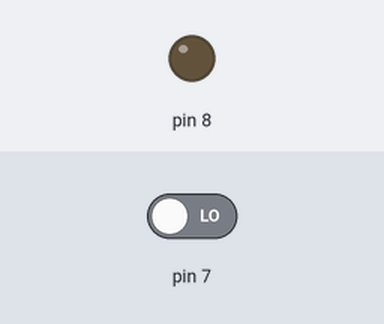
Simulated run of this sketch. Board: Arduino Uno, built with avr-gcc and run on an emulated ATmega328P. Parts: output pins drawn as LEDs (lit = HIGH). The inputs (shaded band) are chosen by the test bench; at power-on: pin 7 LOW.

Above: at 1.2 s.
1.3 s: pin 7 driven HIGH
At 2.4 s:
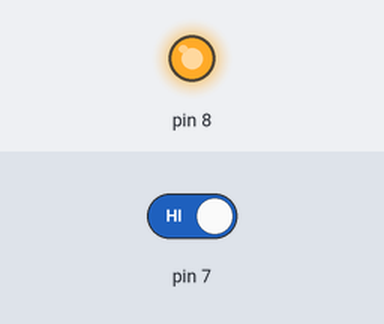
2.8 s: pin 7 driven LOW
At 3.5 s:
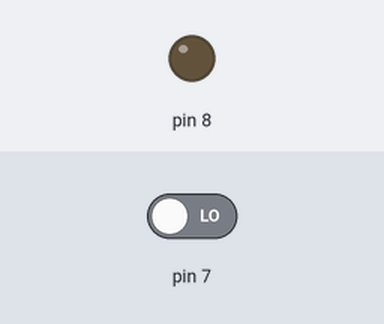
Timing chart, 0 to 5.8 s (numbered marks = the images above; inputs shaded):
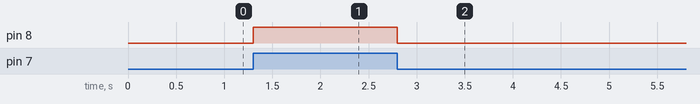

Measured:
- after the input at 1.3 s, pin 8: LOW → HIGH at once
- after the input at 2.8 s, pin 8: HIGH → LOW at once

The sketch:

mymain.ino
```cpp
void setup(void)
{
  pinMode(7, INPUT);
  pinMode(8, OUTPUT);
}
void loop(void)
{
  if(digitalRead(7) == HIGH)
    digitalWrite(8, HIGH);
  else
    digitalWrite(8, LOW);
}
```
